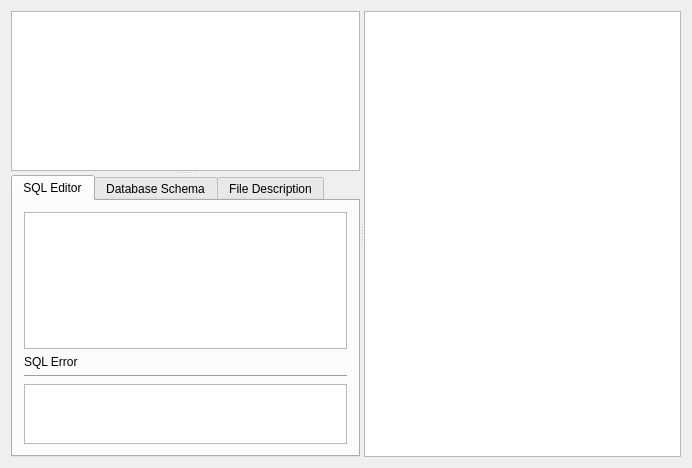
<?xml version="1.0" encoding="UTF-8"?>
<ui version="4.0">
 <class>ReportViewWidgetClass</class>
 <widget class="QWidget" name="ReportViewWidgetClass">
  <property name="geometry">
   <rect>
    <x>0</x>
    <y>0</y>
    <width>692</width>
    <height>468</height>
   </rect>
  </property>
  <property name="windowTitle">
   <string notr="true">report</string>
  </property>
  <layout class="QVBoxLayout" name="verticalLayout_2">
   <item>
    <widget class="QSplitter" name="splitter">
     <property name="orientation">
      <enum>Qt::Horizontal</enum>
     </property>
     <widget class="QSplitter" name="splitterTabQryStrg">
      <property name="orientation">
       <enum>Qt::Vertical</enum>
      </property>
      <widget class="QTreeView" name="dirView">
       <property name="contextMenuPolicy">
        <enum>Qt::CustomContextMenu</enum>
       </property>
       <property name="editTriggers">
        <set>QAbstractItemView::AnyKeyPressed</set>
       </property>
       <property name="dragEnabled">
        <bool>true</bool>
       </property>
       <property name="dragDropOverwriteMode">
        <bool>false</bool>
       </property>
       <property name="dragDropMode">
        <enum>QAbstractItemView::InternalMove</enum>
       </property>
       <property name="alternatingRowColors">
        <bool>true</bool>
       </property>
       <property name="selectionMode">
        <enum>QAbstractItemView::ExtendedSelection</enum>
       </property>
       <property name="sortingEnabled">
        <bool>true</bool>
       </property>
      </widget>
      <widget class="QTabWidget" name="tabWidget">
       <property name="maximumSize">
        <size>
         <width>16777215</width>
         <height>350</height>
        </size>
       </property>
       <property name="tabPosition">
        <enum>QTabWidget::North</enum>
       </property>
       <property name="currentIndex">
        <number>0</number>
       </property>
       <widget class="QWidget" name="tabEditor">
        <attribute name="title">
         <string>SQL Editor</string>
        </attribute>
        <layout class="QVBoxLayout" name="verticalLayout">
         <item>
          <widget class="QTextEdit" name="textEditSql">
           <property name="lineWrapMode">
            <enum>QTextEdit::NoWrap</enum>
           </property>
           <property name="acceptRichText">
            <bool>false</bool>
           </property>
          </widget>
         </item>
         <item>
          <widget class="QLabel" name="label_2">
           <property name="text">
            <string>SQL Error</string>
           </property>
          </widget>
         </item>
         <item>
          <widget class="Line" name="line">
           <property name="orientation">
            <enum>Qt::Horizontal</enum>
           </property>
          </widget>
         </item>
         <item>
          <widget class="QTextEdit" name="textEditError">
           <property name="minimumSize">
            <size>
             <width>0</width>
             <height>0</height>
            </size>
           </property>
           <property name="maximumSize">
            <size>
             <width>16777215</width>
             <height>60</height>
            </size>
           </property>
           <property name="styleSheet">
            <string notr="true"/>
           </property>
           <property name="readOnly">
            <bool>true</bool>
           </property>
          </widget>
         </item>
        </layout>
       </widget>
       <widget class="QWidget" name="tab">
        <attribute name="title">
         <string>Database Schema</string>
        </attribute>
        <layout class="QVBoxLayout" name="verticalLayout_4">
         <item>
          <layout class="QHBoxLayout" name="horizontalLayout">
           <item>
            <widget class="QLabel" name="label">
             <property name="text">
              <string>Tables:</string>
             </property>
            </widget>
           </item>
           <item>
            <widget class="QComboBox" name="cBTables"/>
           </item>
           <item>
            <spacer name="horizontalSpacer">
             <property name="orientation">
              <enum>Qt::Horizontal</enum>
             </property>
             <property name="sizeHint" stdset="0">
              <size>
               <width>40</width>
               <height>20</height>
              </size>
             </property>
            </spacer>
           </item>
          </layout>
         </item>
         <item>
          <widget class="QTextEdit" name="textEditSchema">
           <property name="styleSheet">
            <string notr="true"/>
           </property>
           <property name="lineWrapMode">
            <enum>QTextEdit::NoWrap</enum>
           </property>
           <property name="readOnly">
            <bool>true</bool>
           </property>
          </widget>
         </item>
        </layout>
       </widget>
       <widget class="QWidget" name="tabComt">
        <attribute name="title">
         <string>File Description</string>
        </attribute>
        <layout class="QHBoxLayout" name="horizontalLayout_3">
         <item>
          <widget class="QTextEdit" name="textEditComt">
           <property name="styleSheet">
            <string notr="true"/>
           </property>
          </widget>
         </item>
        </layout>
       </widget>
      </widget>
     </widget>
     <widget class="QTableView" name="resultView">
      <property name="sortingEnabled">
       <bool>true</bool>
      </property>
     </widget>
    </widget>
   </item>
  </layout>
  <action name="actionEditQry">
   <property name="icon">
    <iconset resource="res/res.qrc">
     <normaloff>:/pic/edit_action.png</normaloff>:/pic/edit_action.png</iconset>
   </property>
   <property name="text">
    <string>Edit</string>
   </property>
   <property name="toolTip">
    <string>Edit</string>
   </property>
  </action>
  <action name="actionSaveQry">
   <property name="icon">
    <iconset resource="res/res.qrc">
     <normaloff>:/pic/filesave.png</normaloff>:/pic/filesave.png</iconset>
   </property>
   <property name="text">
    <string>Save</string>
   </property>
   <property name="toolTip">
    <string>Save</string>
   </property>
  </action>
  <action name="actionRunQryFromFile">
   <property name="icon">
    <iconset resource="res/res.qrc">
     <normaloff>:/pic/compfile.png</normaloff>:/pic/compfile.png</iconset>
   </property>
   <property name="text">
    <string>Execute</string>
   </property>
   <property name="toolTip">
    <string>Execute</string>
   </property>
  </action>
  <action name="actionNewFolder">
   <property name="icon">
    <iconset resource="res/res.qrc">
     <normaloff>:/pic/folder_new.png</normaloff>:/pic/folder_new.png</iconset>
   </property>
   <property name="text">
    <string>New Folder</string>
   </property>
   <property name="toolTip">
    <string>New Folder</string>
   </property>
  </action>
  <action name="actionNewQry">
   <property name="icon">
    <iconset resource="res/res.qrc">
     <normaloff>:/pic/kchart_chrt.png</normaloff>:/pic/kchart_chrt.png</iconset>
   </property>
   <property name="text">
    <string>New Query</string>
   </property>
   <property name="toolTip">
    <string>New Query</string>
   </property>
  </action>
  <action name="actionCloseQry">
   <property name="icon">
    <iconset resource="res/res.qrc">
     <normaloff>:/pic/fileclose.png</normaloff>:/pic/fileclose.png</iconset>
   </property>
   <property name="text">
    <string>Close</string>
   </property>
   <property name="toolTip">
    <string>Close</string>
   </property>
  </action>
  <action name="actionRunQryFromText">
   <property name="icon">
    <iconset resource="res/res.qrc">
     <normaloff>:/pic/compfile.png</normaloff>:/pic/compfile.png</iconset>
   </property>
   <property name="text">
    <string>Execute</string>
   </property>
   <property name="toolTip">
    <string>Execute</string>
   </property>
  </action>
  <action name="actionDeleteQry">
   <property name="icon">
    <iconset resource="res/res.qrc">
     <normaloff>:/pic/remove_action.png</normaloff>:/pic/remove_action.png</iconset>
   </property>
   <property name="text">
    <string>Delete</string>
   </property>
   <property name="toolTip">
    <string>Delete</string>
   </property>
  </action>
  <action name="actionCSV">
   <property name="icon">
    <iconset resource="res/res.qrc">
     <normaloff>:/pic/spread.png</normaloff>:/pic/spread.png</iconset>
   </property>
   <property name="text">
    <string>Save Table as csv...</string>
   </property>
  </action>
  <action name="actionDeleteFolder">
   <property name="icon">
    <iconset resource="res/res.qrc">
     <normaloff>:/pic/remove.png</normaloff>:/pic/remove.png</iconset>
   </property>
   <property name="text">
    <string>Delete Folder</string>
   </property>
   <property name="toolTip">
    <string>Delete Folder</string>
   </property>
  </action>
 </widget>
 <layoutdefault spacing="6" margin="11"/>
 <resources>
  <include location="res/res.qrc"/>
 </resources>
 <connections/>
</ui>
